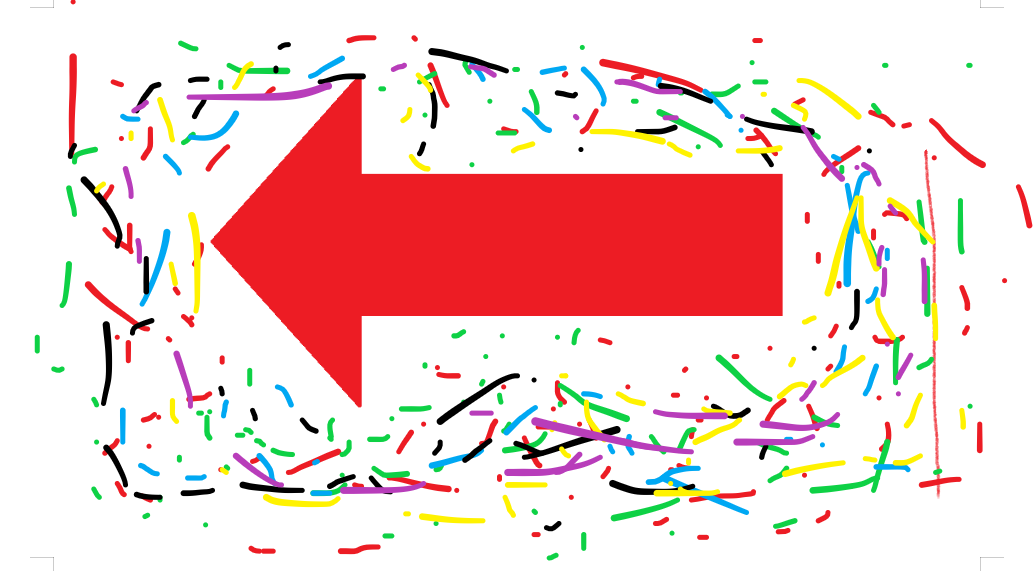
#> input picture ros/red.png, 1035 x 571 px, found by its file name
$ python hongse.py
#> lines starting #> are read from the running program, lines starting #| are printed output that depends on the picture; after the words box and inside, x2 and y2 are one past the last pixel; in counts of white or black regions, pixels touching at a corner belong together
import cv2
import numpy as np

path = "C:\\Users\\syc\\Desktop\\red.png"
img = cv2.imread(path)
#> img is the input picture: shape (571, 1035, 3); mean B, G, R 207.7, 210, 241.1
# Convert BGR to HSV
hsv = cv2.cvtColor(img, cv2.COLOR_BGR2HSV)
#> hsv: shape (571, 1035, 3); mean H, S, V 35.6, 49.5, 246.7
sensitivity = 15
kernel = cv2.getStructuringElement(cv2.MORPH_RECT, (5, 5))
# define range of red color in HSV
lower_red_0, upper_red_0 = np.array([0, 100, 100]), np.array([sensitivity, 255, 255])
lower_red_1, upper_red_1 = np.array([180 - sensitivity, 100, 100]), np.array([180, 255, 255])
# Threshold the HSV image to get a range of red color
mask_0 = cv2.inRange(hsv, lower_red_0, upper_red_0)
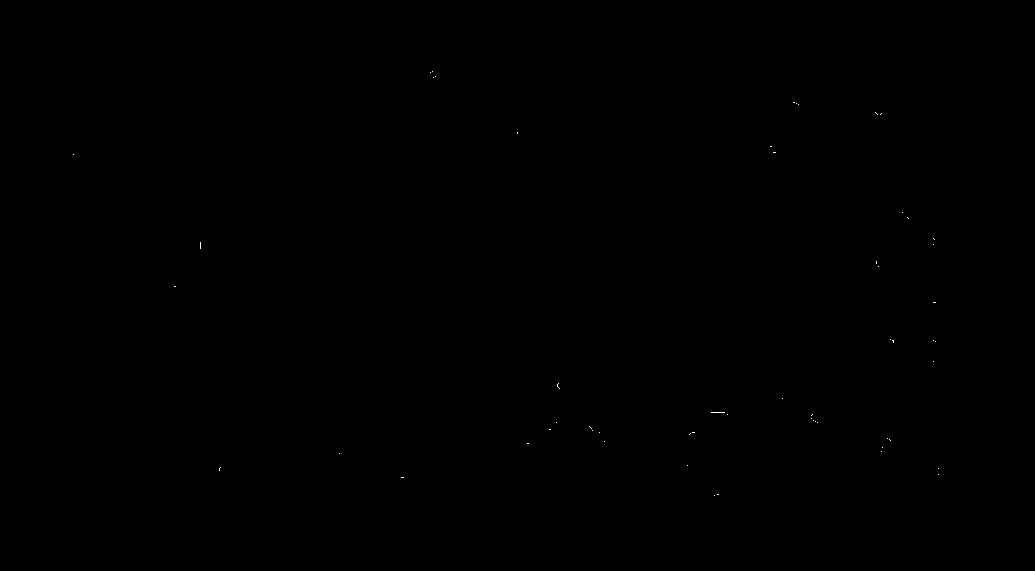
#> mask_0: shape (571, 1035); 0.02% white in thin lines or dots, all inside (x1, y1, x2, y2) = (73, 71, 939, 496)
mask_1 = cv2.inRange(hsv, lower_red_1, upper_red_1)
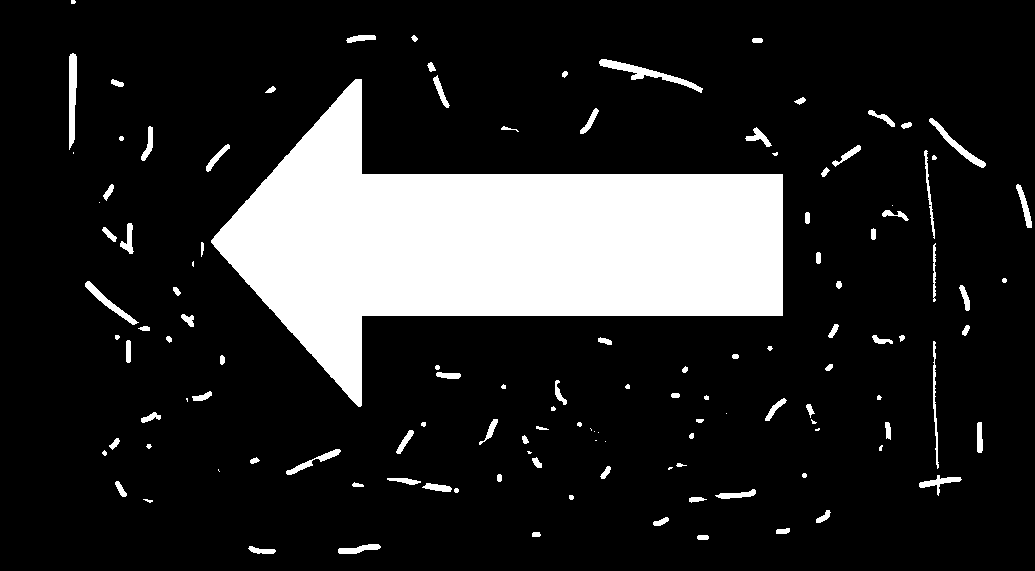
#> mask_1: shape (571, 1035); 16.3% white; 125 white regions (22 under 20 px), largest, box (x1, y1, x2, y2) and area: (211, 79, 783, 407) 85634, (599, 59, 703, 93) 752, (69, 53, 77, 150) 630
mask_red = cv2.bitwise_or(mask_0, mask_1)
mask_red = cv2.morphologyEx(mask_red, cv2.MORPH_CLOSE, kernel)
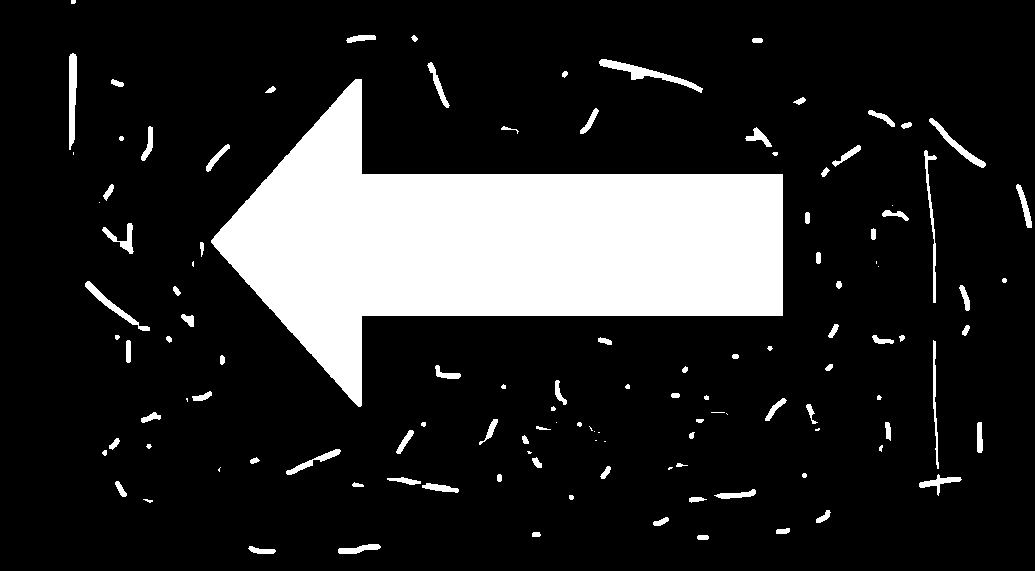
#> mask_red: shape (571, 1035); 16.4% white; 121 white regions (25 under 20 px), largest, box (x1, y1, x2, y2) and area: (211, 79, 783, 407) 85634, (599, 59, 703, 93) 771, (69, 53, 77, 150) 632
mask_red = cv2.morphologyEx(mask_red, cv2.MORPH_OPEN, kernel)
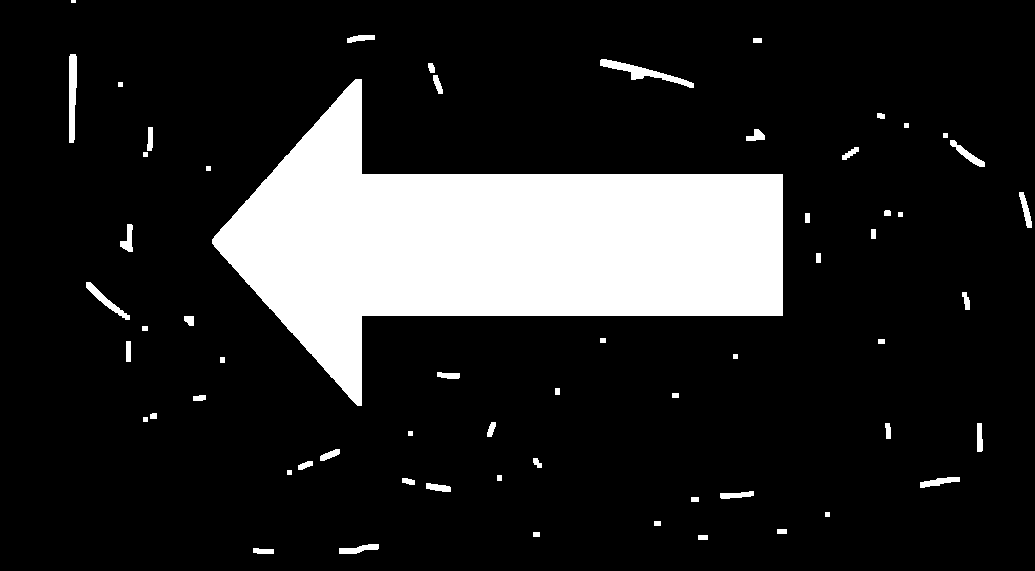
#> mask_red: shape (571, 1035); 15.5% white; 61 white regions (1 under 20 px), largest, box (x1, y1, x2, y2) and area: (212, 79, 783, 406) 85628, (600, 59, 694, 88) 719, (69, 54, 77, 143) 612
cv2.imshow('image', img)
cv2.imshow('mask_red', mask_red)
image = cv2.cvtColor(mask_red, cv2.COLOR_GRAY2BGR)


cv2.waitKey(0)

$ run again, with ros/green1.png copied over ros/red.png
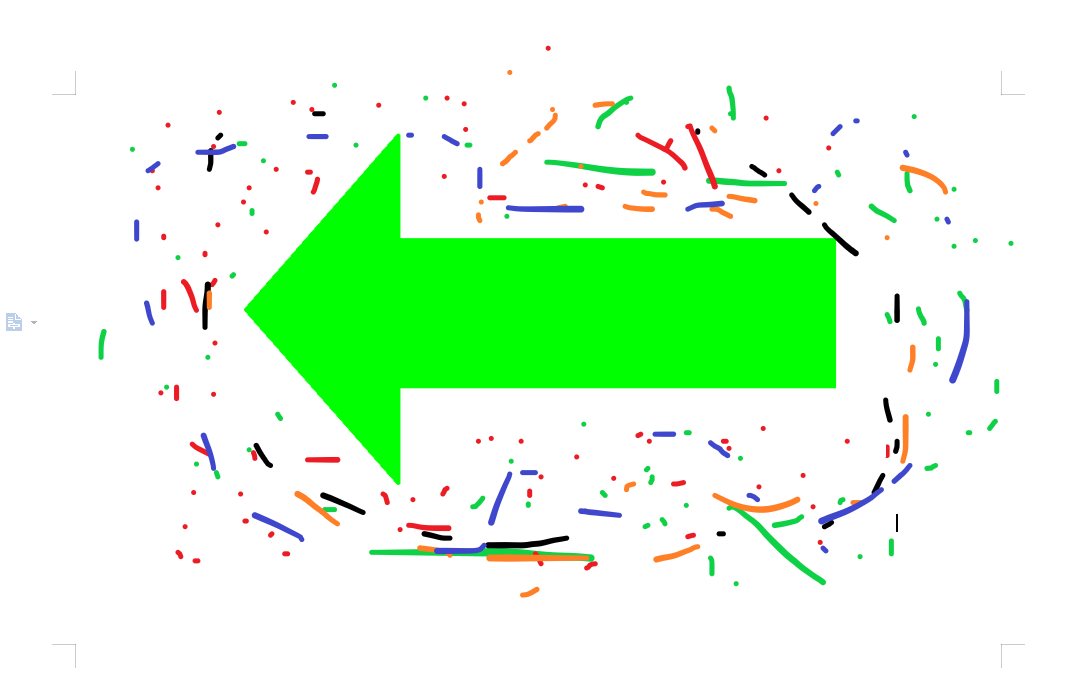
#> input picture ros/green1.png, 1068 x 679 px, found by its file name
#> img is the input picture: shape (679, 1068, 3); mean B, G, R 217, 250.6, 217.9
#> hsv: shape (679, 1068, 3); mean H, S, V 10.6, 38.3, 253.2
#> `mask_0 = cv2.inRange(hsv, lower_red_0, upper_red_0)`:
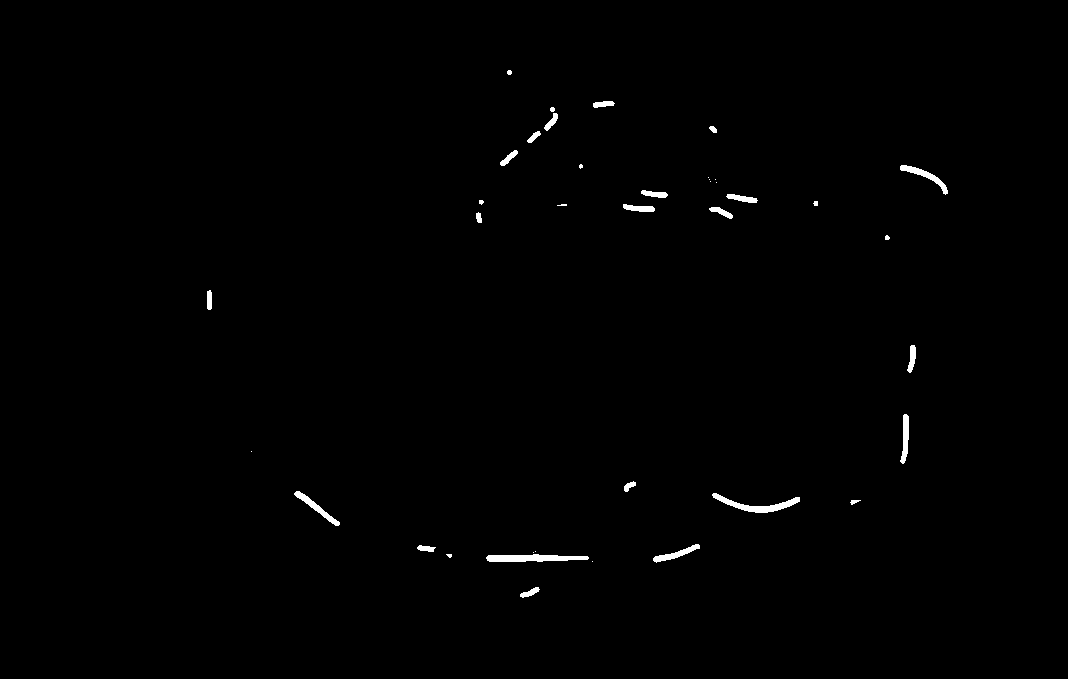
#> mask_0: shape (679, 1068); 0.57% white; 39 white regions (13 under 20 px), largest, box (x1, y1, x2, y2) and area: (486, 554, 589, 562) 608, (712, 493, 800, 513) 546, (900, 165, 948, 195) 322
#> mask_1: shape (679, 1068); 0.51% white; 77 white regions (12 under 20 px), largest, box (x1, y1, x2, y2) and area: (685, 123, 718, 189) 406, (635, 133, 688, 171) 387, (406, 523, 451, 531) 250
#> `mask_red = cv2.morphologyEx(mask_red, cv2.MORPH_OPEN, kernel)`:
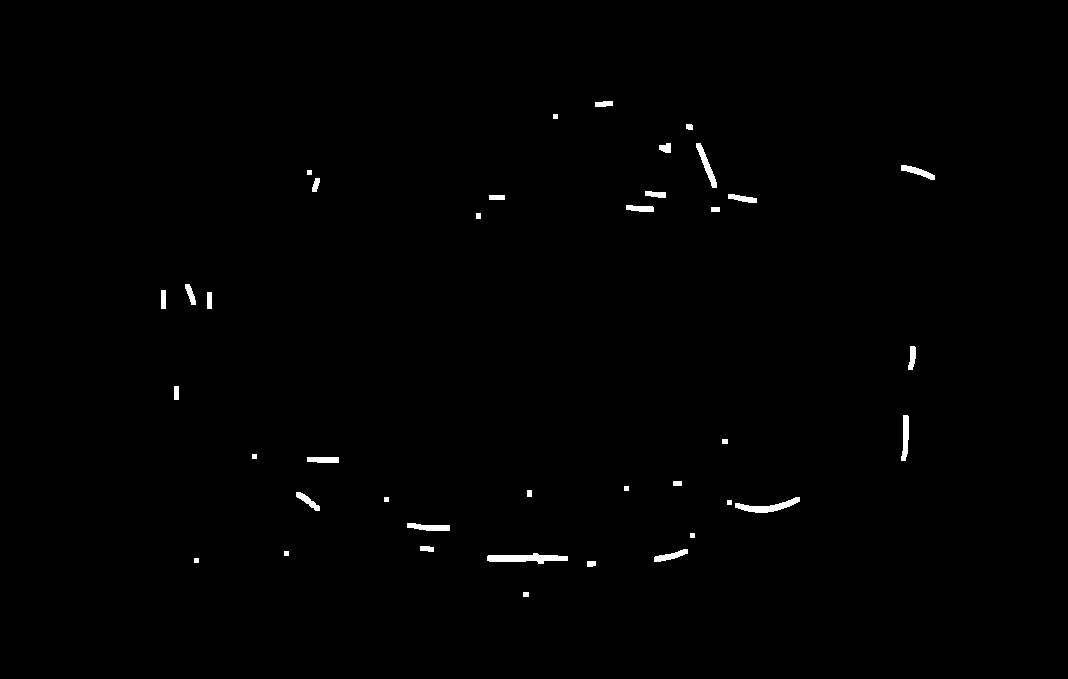
#> mask_red: shape (679, 1068); 0.6% white; 39 white regions, largest, box (x1, y1, x2, y2) and area: (487, 553, 568, 564) 542, (735, 497, 800, 513) 415, (696, 143, 717, 188) 281
